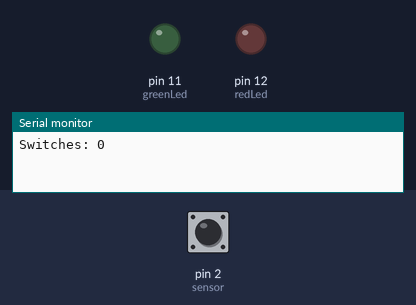
This sketch was run on a simulated Arduino Uno, built with avr-gcc and run on an emulated ATmega328P. Shown: output pins drawn as LEDs (lit = HIGH), the last lines printed to the serial monitor. Dashed ring = blinking. The inputs (shaded band) are chosen by the test bench; at power-on: pin 2 (sensor) HIGH.

Above: at 1.2 s.
1.3 s: pin 2 (sensor) driven LOW
At 2.0 s:
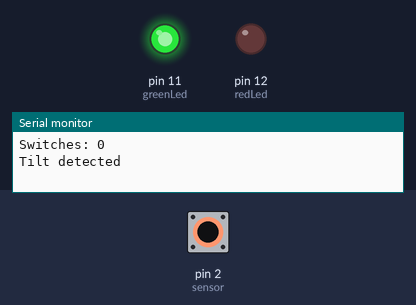
3.0 s: pin 2 (sensor) driven HIGH
At 4.4 s:
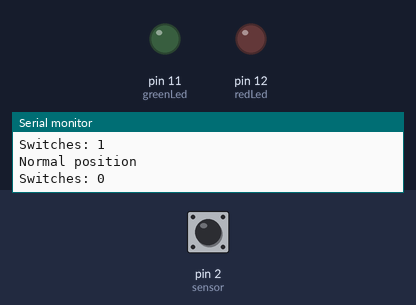
4.7 s: pin 2 (sensor) pulsed LOW 5 times (0.12 s each, 0.3 s apart)
At 6.1 s:
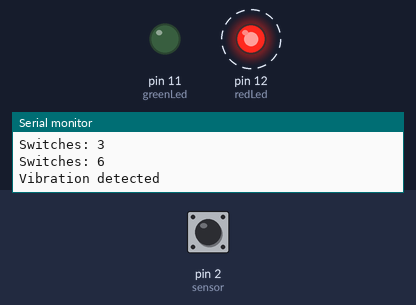
Timing chart, 0 to 9.3 s (numbered marks = the images above; inputs shaded):
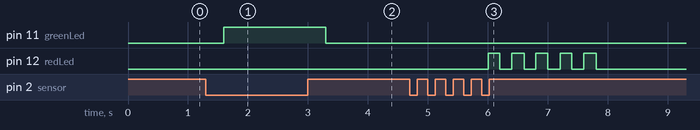

Measured:
- after the input at 1.3 s, pin 11 (greenLed): LOW → HIGH after 0.30 s
- after the input at 3.0 s, pin 11 (greenLed): HIGH → LOW after 0.30 s
- after the input at 4.7 s, pin 12 (redLed): alternates HIGH for 0.20 s and LOW for 0.20 s, 10 changes in all, then stays LOW, starting after 1.3 s

The sketch:

task_3.6.ino
```cpp
const int sensor = 2;
const int greenLed = 11;
const int redLed = 12;
int lastState = HIGH;
int stableState = HIGH;
int normalState = HIGH;
int switchCount = 0;
unsigned long changeTime = 0;
unsigned long windowTime = 0;
unsigned long vibrationTime = 0;
unsigned long blinkTime = 0;
bool vibration = false;
bool redState = false;
void setup() {
  pinMode(sensor, INPUT_PULLUP);
  pinMode(greenLed, OUTPUT);
  pinMode(redLed, OUTPUT);
  Serial.begin(9600);
  lastState = digitalRead(sensor);
  stableState = lastState;
  normalState = lastState;
  changeTime = millis();
  windowTime = millis();
}
void loop() {
  unsigned long now = millis();
  int state = digitalRead(sensor);
  if (state != lastState) {
    lastState = state;
    changeTime = now;
    switchCount++;
  }
  if (now - windowTime >= 1000) {
    Serial.print("Switches: ");
    Serial.println(switchCount);
    if (switchCount > 5) {
      vibration = true;
      vibrationTime = now;
      blinkTime = now;
      redState = true;
      digitalWrite(redLed, HIGH);
      Serial.println("Vibration detected");
    }
    switchCount = 0;
    windowTime = now;
  }
  if (vibration) {
    if (now - vibrationTime >= 2000) {
      vibration = false;
      redState = false;
      digitalWrite(redLed, LOW);
    } else if (now - blinkTime >= 200) {
      redState = !redState;
      digitalWrite(redLed, redState);
      blinkTime = now;
    }
  }
  if (!vibration && state != stableState && now - changeTime >= 300) {
    stableState = state;
    if (stableState != normalState) {
      digitalWrite(greenLed, HIGH);
      Serial.println("Tilt detected");
    } else {
      digitalWrite(greenLed, LOW);
      Serial.println("Normal position");
    }
  }
}
```
